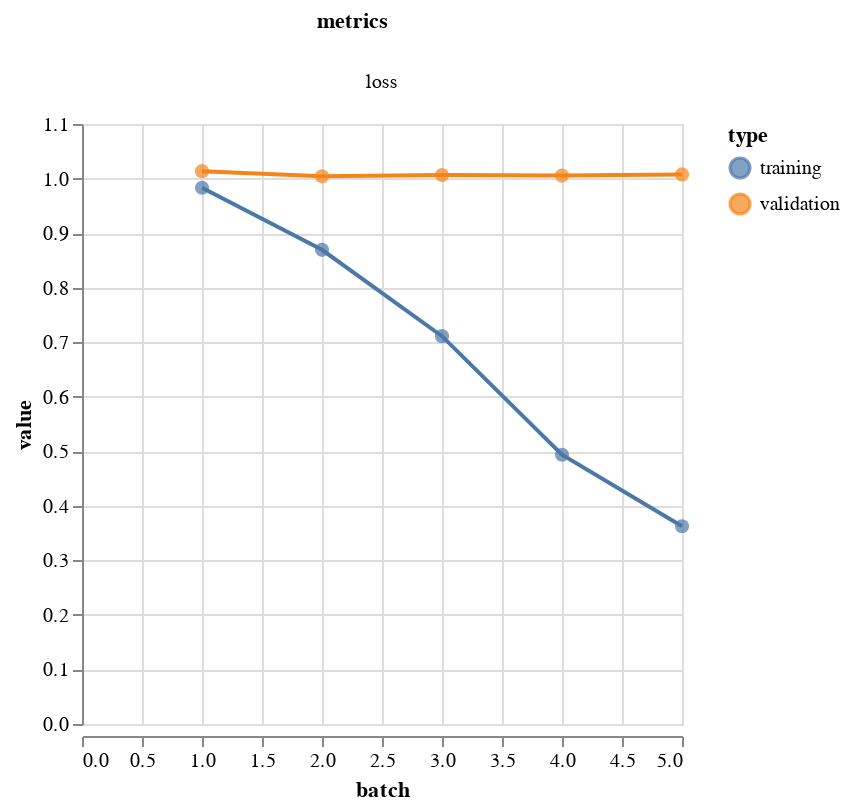

Here is the notebook cell this chart was saved with:
### Code cell
vis.metrics(output.history)

### Figure 1 — Vega-Lite specification as saved in the notebook (floating-point values rounded to 4 significant figures)
{"$schema": "https://vega.github.io/schema/vega-lite/v3.4.0.json", "config": {"mark": {"tooltip": null}, "view": {"height": 300, "width": 400}}, "data": {"name": "data-e4d8c56c377379beb2d0963fd00b5a31"}, "datasets": {"data-e4d8c56c377379beb2d0963fd00b5a31": [{"batch": 1, "metrics": "loss", "type": "training", "value": 0.9831}, {"batch": 2, "metrics": "loss", "type": "training", "value": 0.8693}, {"batch": 3, "metrics": "loss", "type": "training", "value": 0.711}, {"batch": 4, "metrics": "loss", "type": "training", "value": 0.4937}, {"batch": 5, "metrics": "loss", "type": "training", "value": 0.3626}, {"batch": 1, "metrics": "loss", "type": "validation", "value": 1.014}, {"batch": 2, "metrics": "loss", "type": "validation", "value": 1.004}, {"batch": 3, "metrics": "loss", "type": "validation", "value": 1.006}, {"batch": 4, "metrics": "loss", "type": "validation", "value": 1.005}, {"batch": 5, "metrics": "loss", "type": "validation", "value": 1.008}]}, "facet": {"column": {"field": "metrics", "type": "nominal"}}, "resolve": {"scale": {"y": "independent"}}, "spec": {"layer": [{"encoding": {"color": {"field": "type", "type": "nominal"}, "tooltip": [{"field": "batch", "type": "quantitative"}, {"field": "value", "type": "quantitative"}], "x": {"field": "batch", "type": "quantitative"}, "y": {"field": "value", "type": "quantitative"}}, "height": 300, "mark": {"size": 50, "type": "circle"}, "width": 300}, {"encoding": {"color": {"field": "type", "type": "nominal"}, "x": {"field": "batch", "type": "quantitative"}, "y": {"field": "value", "type": "quantitative"}}, "height": 300, "mark": "line", "width": 300}]}}
